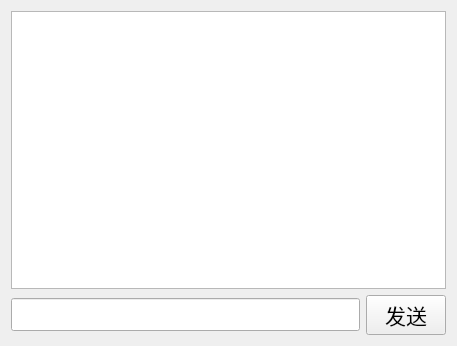
<?xml version="1.0" encoding="UTF-8"?>
<ui version="4.0">
 <class>privatechat</class>
 <widget class="QWidget" name="privatechat">
  <property name="geometry">
   <rect>
    <x>0</x>
    <y>0</y>
    <width>457</width>
    <height>346</height>
   </rect>
  </property>
  <property name="windowTitle">
   <string>Form</string>
  </property>
  <layout class="QVBoxLayout" name="verticalLayout_2">
   <item>
    <layout class="QVBoxLayout" name="verticalLayout">
     <item>
      <widget class="QTextEdit" name="showmsg"/>
     </item>
     <item>
      <layout class="QHBoxLayout" name="horizontalLayout">
       <item>
        <widget class="QLineEdit" name="inputmsg">
         <property name="font">
          <font>
           <pointsize>16</pointsize>
          </font>
         </property>
        </widget>
       </item>
       <item>
        <widget class="QPushButton" name="sendmsg">
         <property name="font">
          <font>
           <pointsize>16</pointsize>
          </font>
         </property>
         <property name="text">
          <string>发送</string>
         </property>
        </widget>
       </item>
      </layout>
     </item>
    </layout>
   </item>
  </layout>
 </widget>
 <resources/>
 <connections/>
</ui>
